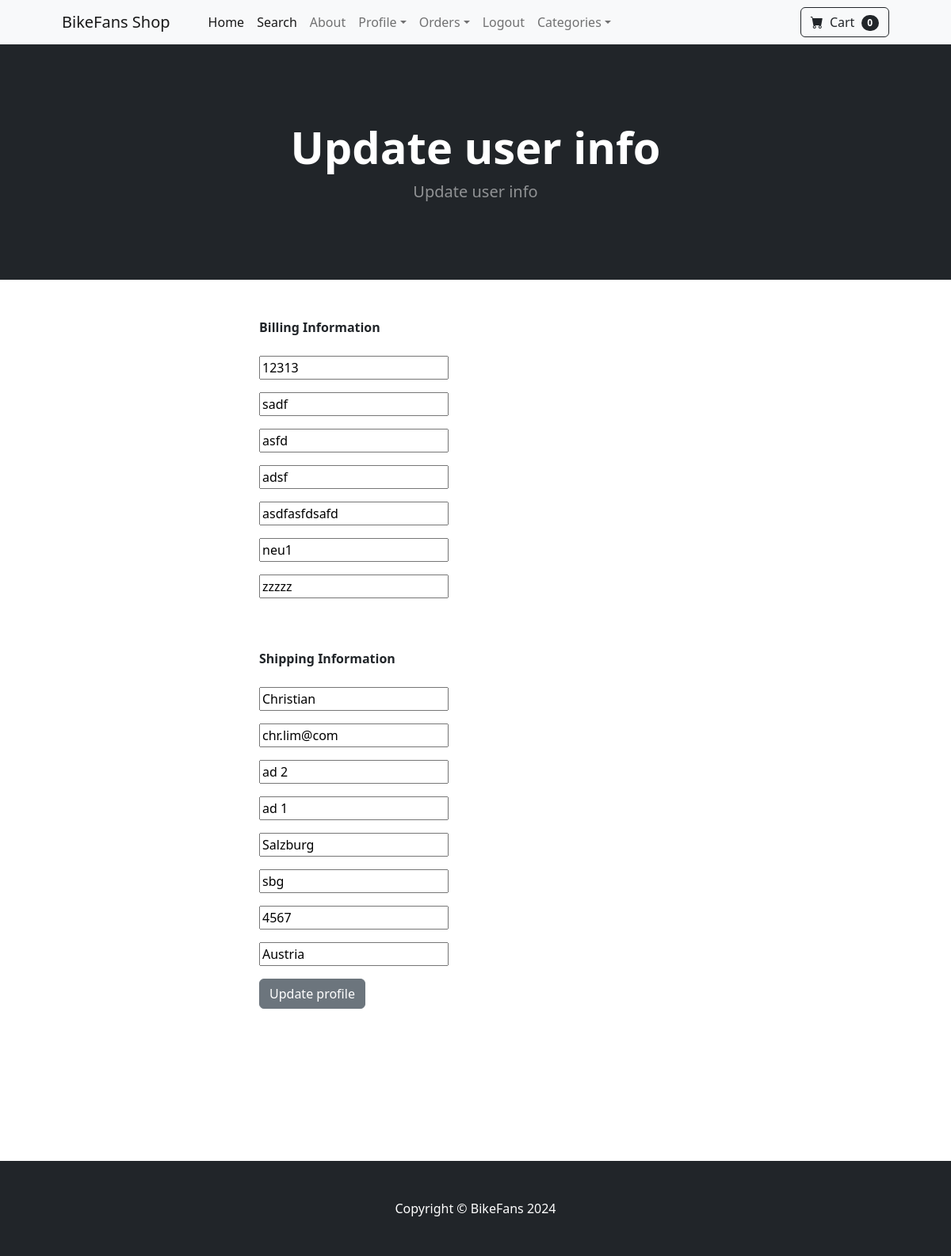
The page /update_info/ (signed in) on the database its author committed.
### store/models.py (models this page shows, shortened)
class Profile(models.Model):
	user = models.OneToOneField(User, on_delete=models.CASCADE)
	date_modified = models.DateTimeField(User, auto_now=True)
	phone = models.CharField(max_length=20, blank=True)
	address1 = models.CharField(max_length=200, blank=True)
	address2 = models.CharField(max_length=200, blank=True)
	city = models.CharField(max_length=200, blank=True)
	state = models.CharField(max_length=200, blank=True)
	zipcode = models.CharField(max_length=200, blank=True)
	country = models.CharField(max_length=200, blank=True)
	old_cart = models.CharField(max_length=200, blank=True, null=True)

### payment/models.py (models this page shows, shortened)
class ShippingAddress(models.Model):
	user = models.ForeignKey(User, on_delete=models.CASCADE, null=True, blank=True)
	shipping_full_name = models.CharField(max_length=255)
	shipping_email = models.CharField(max_length=255)
	shipping_address1 = models.CharField(max_length=255)
	shipping_address2 = models.CharField(max_length=255, null=True, blank=True)
	shipping_city = models.CharField(max_length=255)
	shipping_state = models.CharField(max_length=255, null=True, blank=True)
	shipping_zipcode = models.CharField(max_length=255, null=True, blank=True)
	shipping_country = models.CharField(max_length=255)
	class Meta:
		verbose_name_plural = "Shipping Address"

### store/views.py (the view)
# urls.py: path('update_info/', views.update_info, name='update_info'),
def update_info(request):
	if request.user.is_authenticated:
		current_user = Profile.objects.get(user__id=request.user.id)
		shipping_user = ShippingAddress.objects.get(user__id=request.user.id)
		form = UserInfoForm(request.POST or None, instance=current_user)
		shipping_form = ShippingForm(request.POST or None, instance=shipping_user)
		if form.is_valid() or shipping_form.is_valid():
			form.save()
			shipping_form.save()
			messages.success(request, "Your info has been updated")
			return redirect('home')
		return render(request, "update_info.html", {'form':form, 'shipping_form':shipping_form })
	else:
		messages.success(request, "You must be logged in to accesss that page")
		return redirect('home')

### store/forms.py
class UserInfoForm(forms.ModelForm):
	phone = forms.CharField(label="", widget=forms.TextInput(attrs={'class':'form-cnotrol', 'placeholder':'Phone'}), required=False)
	address1 = forms.CharField(label="", widget=forms.TextInput(attrs={'class':'form-cnotrol', 'placeholder':'Address 1'}), required=False)
	address2 = forms.CharField(label="", widget=forms.TextInput(attrs={'class':'form-cnotrol', 'placeholder':'Address 2'}), required=False)
	city = forms.CharField(label="", widget=forms.TextInput(attrs={'class':'form-cnotrol', 'placeholder':'City'}), required=False)
	state = forms.CharField(label="", widget=forms.TextInput(attrs={'class':'form-cnotrol', 'placeholder':'State'}), required=False)
	zipcode = forms.CharField(label="", widget=forms.TextInput(attrs={'class':'form-cnotrol', 'placeholder':'Zipcode'}), required=False)
	country = forms.CharField(label="", widget=forms.TextInput(attrs={'class':'form-cnotrol', 'placeholder':'Country'}), required=False)
	class Meta:
		model = Profile
		fields = ('phone', 'address1', 'address2', 'city', 'state', 'zipcode', 'country', )

### cart/cart.py (called while the page is built)
	def __len__(self):
		return len(self.cart)

### cart/context_processors.py (called while the page is built)
def cart(request):
		return {'cart': Cart(request)}

### store/templates/update_info.html (shortened to what this page needs)
{% extends 'base.html' %}
{% block content %}
        <header class="bg-dark py-5">
            <div class="container px-4 px-lg-5 my-5">
                <div class="text-center text-white">
                    <h1 class="display-4 fw-bolder">Update user info</h1>
                    <p class="lead fw-normal text-white-50 mb-0">Update user info</p>
                </div>
            </div>
        </header>
        <div class="container">
        	<div class="row">
        			<div class="col-md-6 offset-md-3">
                    <br/><br/>
                    <strong>Billing Information</strong>
                    <br/><br/>
                    <form method="POST" action="{% url 'update_info' %}">
                        {{ form.as_p }}
                        <br/><br/>
                        <strong>Shipping Information</strong>
                        <br/><br/>
                        {{ shipping_form.as_p }}
                        <button type="submit" class="btn btn-secondary">
                            Update profile
                        </button>
                    </form>
        			    <br/><br/>
                        <br/><br/>
                        <br/><br/>
                        <br/><br/>
        			</div>
        	</div>
        </div>
{% endblock %}

### rows shown on the page
Profile: phone "12313", address1 "sadf", address2 "asfd", city "adsf", state "asdfasfdsafd", zipcode "neu1", country "zzzzz"
ShippingAddress: shipping_full_name "Christian", shipping_email "chr.lim@com", shipping_address1 "ad 2", shipping_address2 "ad 1", shipping_city "Salzburg", shipping_state "sbg", shipping_zipcode "4567", shipping_country "Austria"

### other values the page prints
{{ cart|length }} "0"
